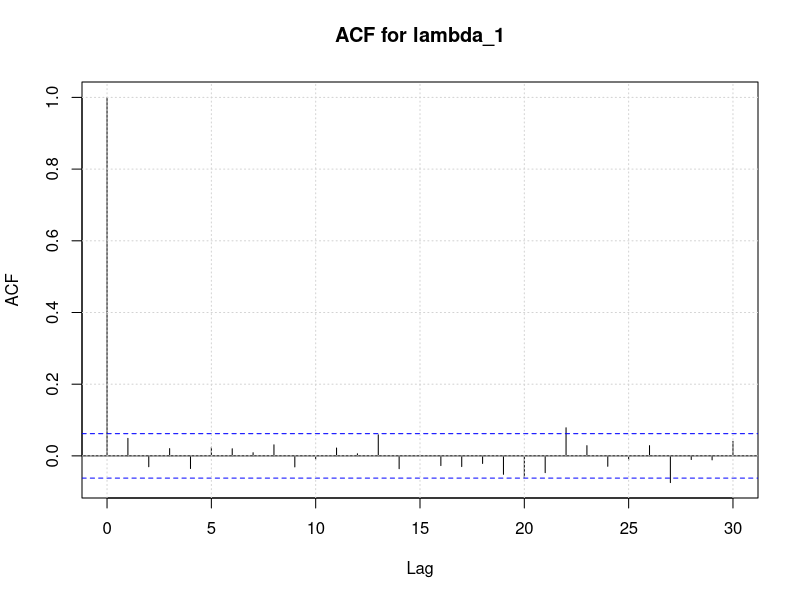
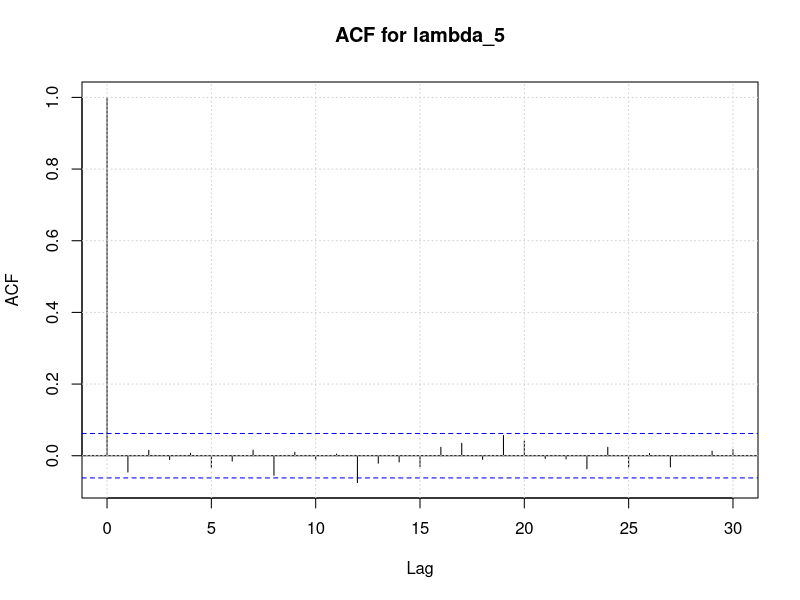
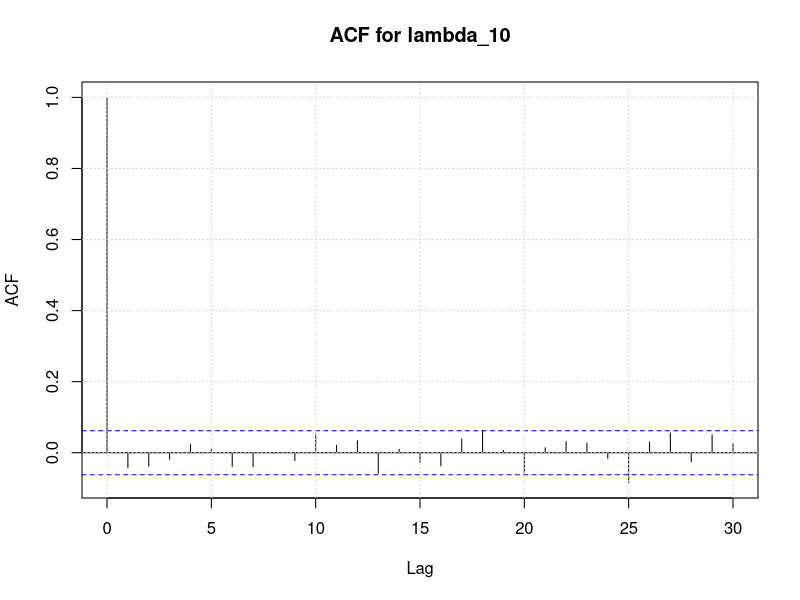
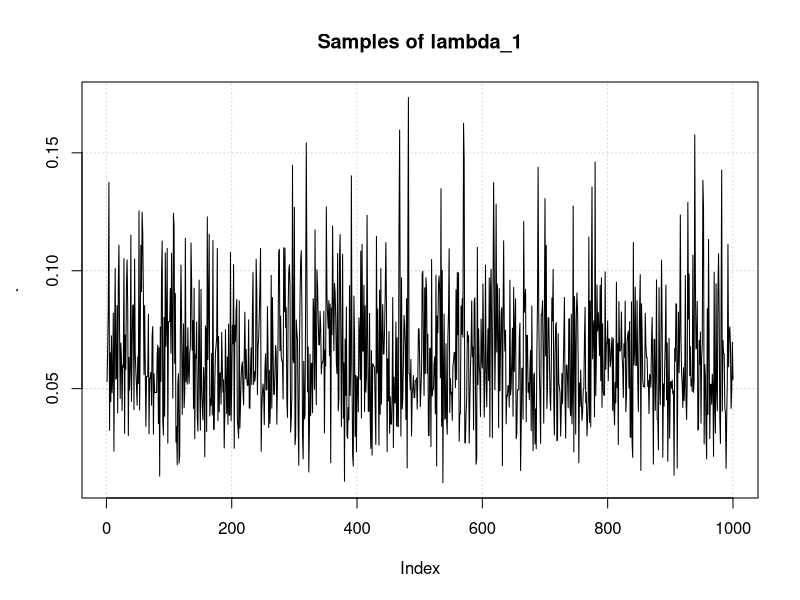
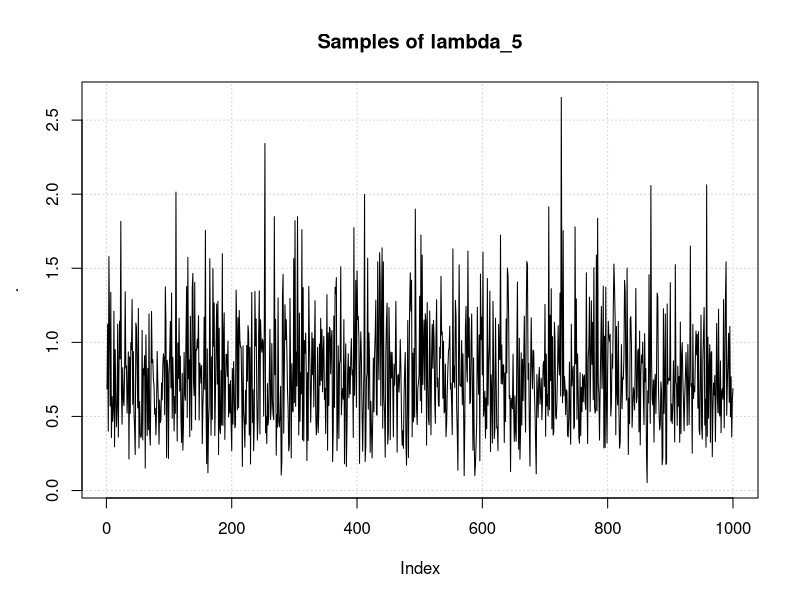
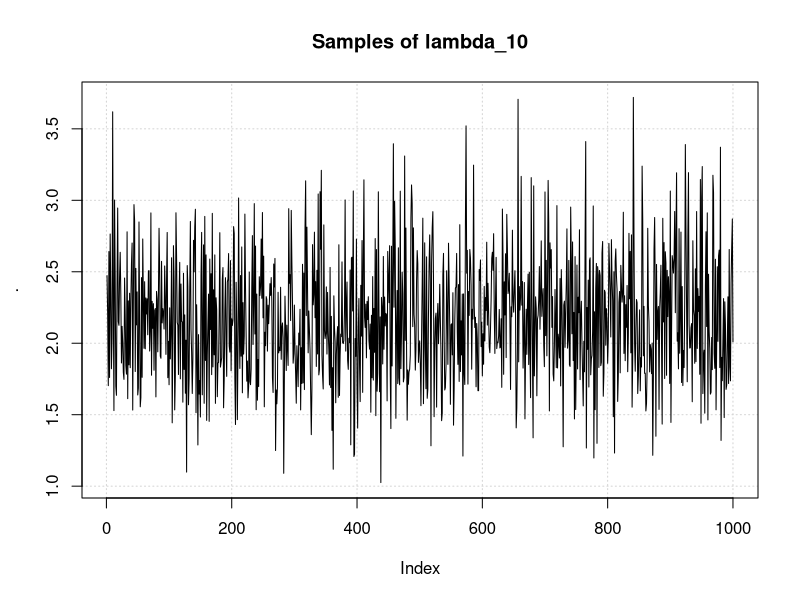

R code for these plots, in order:
library(magrittr)
set.seed(100)

# Params
T <- 50000 # Number of samples
k <- 10
y <- c(5, 1, 5, 14, 3, 19, 1, 1, 4, 22)
t <- c(94.320, 15.720, 62.880, 125.760, 5.240, 31.440, 1.048, 
       1.048, 2.096, 10.480)

# Proposal distribution
proposal <- function(condition) {
  prop <- 0
  # Sample until we have positive value
  while(prop <= 0) {
    prop <- rnorm(n = 1, mean = condition, sd = 1)
  }
  return(prop)
}

# Target distribution
target <- function(lambda) {
  prod(lambda^y * exp(-t * lambda)) / (40 + sum(lambda))^11
}

# Hastings ratio
H <- function(x, z) {
   target(x) / target(z)
}

# Initialize lambda
lambdas <- matrix(nrow = k, ncol = T)
lambdas[,1] <- y / t                   # Naive parameter estimate

# The Metropolis-within-a-Gibbs sampler
for(i in 2:T) { # Gibbs sampler
  for(j in 1:k) { # Metropolis-Hastings
    # Define condition = (lambda_1, ..., lambda_(i-1), lambda_(i+1), ..., lambda_k)
    if(j == 1) {
      condition <- lambdas[1:k, i - 1]
    } else if(j == k) {
      condition <- c(lambdas[1:(k - 1), i], lambdas[k, i - 1]) 
    } else {
      condition <- c(lambdas[1:(j - 1), i], lambdas[j:k, i - 1]) 
    }
     
    # Generate proposal
    new_cond <- condition
    new_cond[j] <- proposal(condition[j])
    
    # Reject/accept with prop
    if(runif(1) < min(1, H(new_cond, condition))) {
      lambdas[j, i] <- new_cond[j]
    } else {
      lambdas[j, i] <- lambdas[j, i - 1] 
    }
  }
}

# Perform a thinning
step <- 50                            # With a thinning of 50 we have no
thinning <- 1:(T / step) * step       # significant autocorrelation
thinned_lambdas <- lambdas[,thinning]

thinned_lambdas[1,] %>% acf(main = "ACF for lambda_1"); grid()
thinned_lambdas[5,] %>% acf(main = "ACF for lambda_5"); grid()
thinned_lambdas[10,] %>% acf(main = "ACF for lambda_10"); grid()
thinned_lambdas[1,] %>% plot(type = "l", 
                             panel.first = grid(),
                             main = "Samples of lambda_1")
thinned_lambdas[5,] %>% plot(type = "l", 
                             panel.first = grid(),
                             main = "Samples of lambda_5")
thinned_lambdas[10,] %>% plot(type = "l", 
                             panel.first = grid(),
                             main = "Samples of lambda_10")

